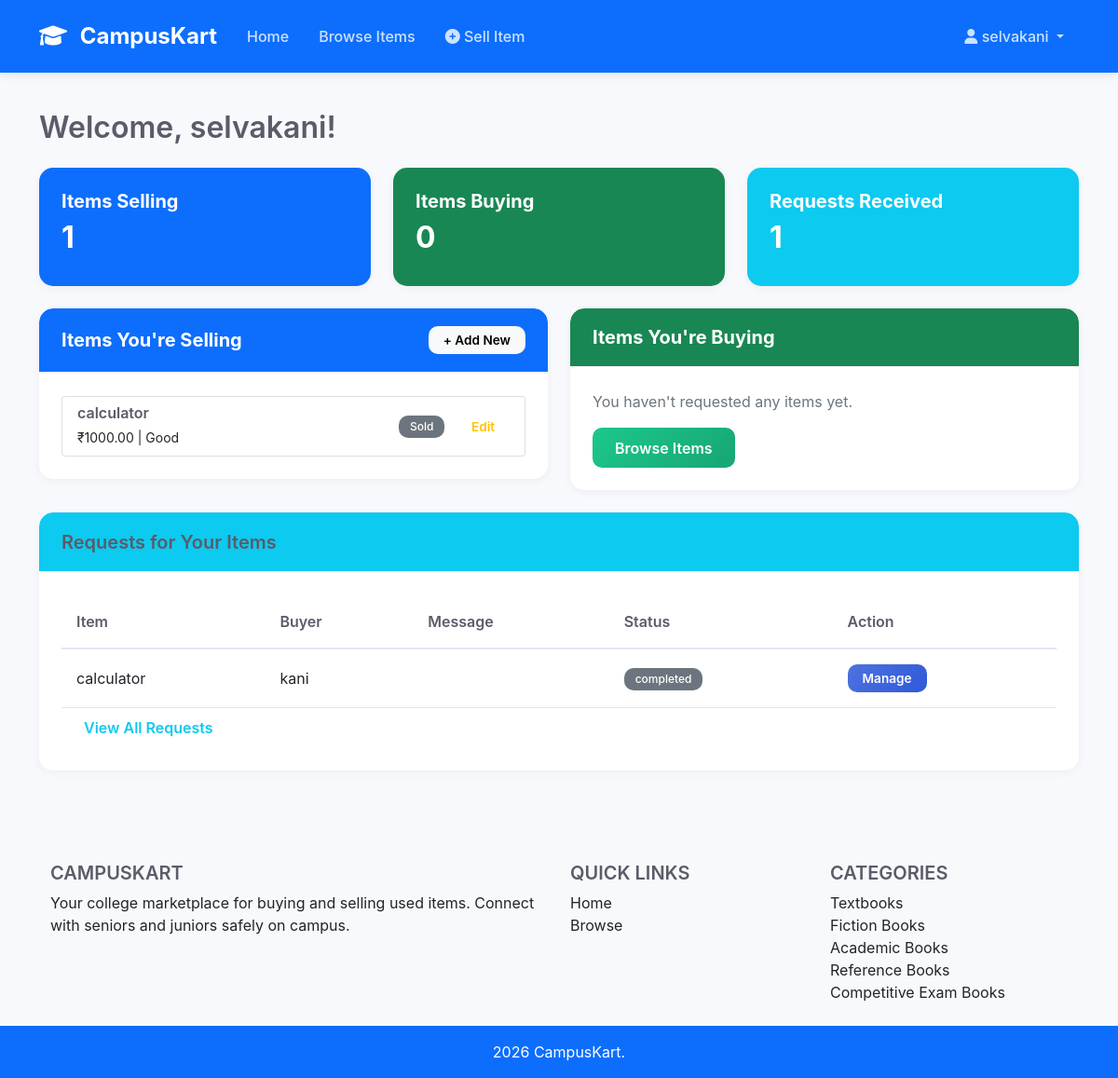
The page /dashboard/ (signed in) on the database its author committed.
### myapp/models.py (models this page shows, shortened)
class Product(models.Model):
    CONDITION_CHOICES = [
        ('like_new', 'Like New'),
        ('good', 'Good'),
        ('fair', 'Fair'),
        ('poor', 'Poor'),
    ]
    seller = models.ForeignKey(User, on_delete=models.CASCADE, related_name='products')
    category = models.ForeignKey(Category, on_delete=models.SET_NULL, null=True)
    name = models.CharField(max_length=200)
    description = models.TextField()
    price = models.DecimalField(max_digits=10, decimal_places=2)
    condition = models.CharField(max_length=20, choices=CONDITION_CHOICES)
    image = models.ImageField(upload_to='product_images/')
    is_sold = models.BooleanField(default=False)
    created_at = models.DateTimeField(auto_now_add=True)

class ProductRequest(models.Model):
    STATUS_CHOICES = [
        ('pending', 'Pending'),
        ('accepted', 'Accepted'),
        ('rejected', 'Rejected'),
        ('completed', 'Completed'),
    ]
    product = models.ForeignKey(Product, on_delete=models.CASCADE, related_name='requests')
    buyer = models.ForeignKey(User, on_delete=models.CASCADE, related_name='requests')
    message = models.TextField(blank=True)
    status = models.CharField(max_length=20, choices=STATUS_CHOICES, default='pending')
    created_at = models.DateTimeField(auto_now_add=True)
    class Meta:
        unique_together = ['product', 'buyer']

class Category(models.Model):
    name = models.CharField(max_length=100)
    slug = models.SlugField(unique=True)
    icon = models.CharField(max_length=50, blank=True)
    class Meta:
        verbose_name_plural = "Categories"

### myapp/views.py (the view)
# urls.py: path('dashboard/', views.dashboard, name='dashboard'),
@login_required
def dashboard(request):
    selling = Product.objects.filter(seller=request.user).order_by('-created_at')
    buying = ProductRequest.objects.filter(buyer=request.user).order_by('-created_at')
    received = ProductRequest.objects.filter(product__seller=request.user).order_by('-created_at')
    context = {
        'selling': selling,
        'buying': buying,
        'received': received,
        'selling_count': selling.count(),
        'buying_count': buying.count(),
        'received_count': received.count(),
        'sold_count': selling.filter(is_sold=True).count(),
    }
    return render(request, 'dashboard.html', context)

### myapp/context_processors.py (called while the page is built)
def categories_processor(request):
    return {
        'all_categories': Category.objects.all()
    }

### myapp/templates/dashboard.html (shortened to what this page needs)
{% extends 'base.html' %}
{% block content %}
<div class="container">
    <h2 class="mb-4">Welcome, {{ user.username }}!</h2>
    <div class="row mb-4">
        <div class="col-md-4">
            <div class="card bg-primary text-white">
                <div class="card-body">
                    <h5 style="color:white; font-weight:bold;">Items Selling</h5>
                    <h2 style="color:white; font-weight:bold;">{{ selling_count }}</h2>
                </div>
            </div>
        </div>
        <div class="col-md-4">
            <div class="card bg-success text-white">
                <div class="card-body">
                    <h5 style="color:white; font-weight:bold;">Items Buying</h5>
                    <h2 style="color:white; font-weight:bold;">{{ buying_count }}</h2>
                </div>
            </div>
        </div>
        <div class="col-md-4">
            <div class="card bg-info text-white">
                <div class="card-body">
                    <h5 style="color:white; font-weight:bold;">Requests Received</h5>
                    <h2 style="color:white; font-weight:bold;">{{ received_count }}</h2>
                </div>
            </div>
        </div>
    </div>
    <div class="row">
        <div class="col-md-6">
            <div class="card mb-4">
                <div class="card-header bg-primary text-white d-flex justify-content-between align-items-center">
                    <h5 style="color:white; font-weight:bold;" class="mb-0">Items You're Selling</h5>
                    <a href="{% url 'add_product' %}" class="btn btn-sm btn-light">+ Add New</a>
                </div>
                <div class="card-body">
                    {% if selling %}
                        <div class="list-group">
                            {% for product in selling|slice:":5" %}
                                <div class="list-group-item">
                                    <div class="d-flex justify-content-between align-items-center">
                                        <div>
                                            <h6 class="mb-1">{{ product.name }}</h6>
                                            <small>&#8377;{{ product.price }} | {{ product.get_condition_display }}</small>
                                        </div>
                                        <div>
                                            <span class="badge bg-{% if product.is_sold %}secondary{% else %}success{% endif %} me-2">
                                                {% if product.is_sold %}Sold{% else %}Available{% endif %}
                                            </span>
                                            <a href="{% url 'edit_product' product.id %}" class="btn btn-sm btn-outline-warning">Edit</a>
                                        </div>
                                    </div>
                                </div>
                            {% endfor %}
                        </div>
                    {% else %}
                        <p class="text-muted">You haven't listed any items for sale.</p>
                        <a href="{% url 'add_product' %}" class="btn btn-primary">Sell Your First Item</a>
                    {% endif %}
                </div>
            </div>
        </div>
        <div class="col-md-6">
            <div class="card mb-4">
                <div class="card-header bg-success text-white">
                    <h5 style="color:white; font-weight:bold;" class="mb-0">Items You're Buying</h5>
                </div>
                <div class="card-body">
                    {% if buying %}
                        <div class="list-group">
                            {% for request in buying|slice:":5" %}
                                <div class="list-group-item">
                                    <div class="d-flex justify-content-between align-items-center">
                                        <div>
                                            <h6 class="mb-1">{{ request.product.name }}</h6>
                                            <small>Seller: {{ request.product.seller.username }} | &#8377;{{ request.product.price }}</small>
                                        </div>
                                        <span class="badge bg-{% if request.status == 'pending' %}warning{% elif request.status == 'accepted' %}success{% elif request.status == 'rejected' %}danger{% else %}secondary{% endif %}">
                                            {{ request.status }}
                                        </span>
                                    </div>
                                </div>
                            {% endfor %}
                        </div>
                    {% else %}
                        <p class="text-muted">You haven't requested any items yet.</p>
                        <a href="{% url 'product_list' %}" class="btn btn-success">Browse Items</a>
                    {% endif %}
                </div>
            </div>
        </div>
    </div>
    {% if received %}
        <div class="card">
            <div class="card-header bg-info text-white">
                <h5 class="mb-0">Requests for Your Items</h5>
            </div>
            <div class="card-body">
                <div class="table-responsive">
                    <table class="table">
                        <thead>
                            <tr>
                                <th>Item</th>
                                <th>Buyer</th>
                                <th>Message</th>
                                <th>Status</th>
                                <th>Action</th>
                            </tr>
                        </thead>
                        <tbody>
                            {% for request in received|slice:":5" %}
                                <tr>
                                    <td>{{ request.product.name }}</td>
                                    <td>{{ request.buyer.username }}</td>
                                    <td>{{ request.message|truncatechars:30 }}</td>
                                    <td>
                                        <span class="badge bg-{% if request.status == 'pending' %}warning{% elif request.status == 'accepted' %}success{% else %}secondary{% endif %}">
                                            {{ request.status }}
                                        </span>
                                    </td>
                                    <td>
                                        <a href="{% url 'manage_requests' %}" class="btn btn-sm btn-primary">Manage</a>
                                    </td>
                                </tr>
                            {% endfor %}
                        </tbody>
                    </table>
                </div>
                <a href="{% url 'manage_requests' %}" class="btn btn-outline-info">View All Requests</a>
            </div>
        </div>
    {% endif %}
</div>
{% endblock %}

### myapp/templates/base.html (shortened to what this page needs)
<!DOCTYPE html>
<html lang="en">
<head>
    <link href="https://cdn.jsdelivr.net/npm/bootstrap@5.1.3/dist/css/bootstrap.min.css" rel="stylesheet">
    <link rel="stylesheet" href="https://cdnjs.cloudflare.com/ajax/libs/font-awesome/6.0.0/css/all.min.css">
    {% load static %}
    <link rel="stylesheet" href="{% static 'css/style.css' %}">
</head>
<body>
    <nav class="navbar navbar-expand-lg navbar-dark bg-primary">
        <div class="container">
            <a class="navbar-brand" href="{% url 'index' %}">
                <i class="fas fa-graduation-cap"></i> CampusKart
            </a>
            <div class="collapse navbar-collapse" id="navbarNav">
                <ul class="navbar-nav me-auto">
                    <li class="nav-item">
                        <a class="nav-link" href="{% url 'index' %}">Home</a>
                    </li>
                    <li class="nav-item">
                        <a class="nav-link" href="{% url 'product_list' %}">Browse Items</a>
                    </li>
                    {% if user.is_authenticated %}
                        <li class="nav-item">
                            <a class="nav-link" href="{% url 'add_product' %}">
                                <i class="fas fa-plus-circle"></i> Sell Item
                            </a>
                        </li>
                    {% endif %}
                </ul>
                <ul class="navbar-nav">
                    {% if user.is_authenticated %}
                        <li class="nav-item dropdown">
                            <a class="nav-link dropdown-toggle" href="#" id="navbarDropdown" role="button" data-bs-toggle="dropdown">
                                <i class="fas fa-user"></i> {{ user.username }}
                            </a>
                        </li>
                    {% endif %}
                </ul>
            </div>
        </div>
    </nav>
    <main class="py-4">
        {% block content %}{% endblock %}
    </main>
    <footer class="bg-light text-center text-lg-start mt-5">
        <div class="container p-4">
            <div class="row">
                <div class="col-lg-6 col-md-12 mb-4 mb-md-0">
                    <h5 class="text-uppercase">CampusKart</h5>
                    <p>
                        Your college marketplace for buying and selling used items.
                        Connect with seniors and juniors safely on campus.
                    </p>
                </div>
                <div class="col-lg-3 col-md-6 mb-4 mb-md-0">
                    <h5 class="text-uppercase">Quick Links</h5>
                    <ul class="list-unstyled mb-0">
                        <li><a href="{% url 'index' %}" class="text-dark">Home</a></li>
                        <li><a href="{% url 'product_list' %}" class="text-dark">Browse</a></li>
                    </ul>
                </div>
                <div class="col-lg-3 col-md-6 mb-4 mb-md-0">
                    <h5 class="text-uppercase">Categories</h5>
                    <ul class="list-unstyled mb-0">
                        {% for category in all_categories|slice:":5" %}
                            <li><a href="{% url 'product_list' %}?category={{ category.id }}" class="text-dark">{{ category.name }}</a></li>
                        {% endfor %}
                    </ul>
                </div>
            </div>
        </div>
        <div class="text-center p-3 bg-primary text-white">
            2026 CampusKart.
        </div>
    </footer>
</body>
</html>

### static/css/style.css (style rules this page uses)
:root { --primary-color: #4e73df; --primary-dark: #2e59d9; --secondary-color: #858796; --success-color: #1cc88a; --info-color: #36b9cc; --warning-color: #f6c23e; --danger-color: #e74a3b; --light-color: #f8f9fc; --dark-color: #5a5c69; }
body { font-family: 'Nunito', -apple-system, BlinkMacSystemFont, 'Segoe UI', Roboto, 'Helvetica Neue', Arial, sans-serif; background-color: #f8f9fc; min-height: 100vh; display: flex; flex-direction: column; }
main { flex: 1; }
h1, h2, h3, h4, h5, h6 { font-weight: 600; color: var(--dark-color); }
.navbar { box-shadow: 0 2px 10px rgba(0,0,0,.1); padding: 1rem 0; }
.navbar-brand { font-weight: 700; font-size: 1.5rem; }
.navbar-brand i { margin-right: 8px; }
.navbar-dark .navbar-nav .nav-link { color: rgba(255,255,255,.8); font-weight: 500; padding: 0.5rem 1rem !important; transition: all 0.3s; }
.card { border: none; border-radius: 15px; box-shadow: 0 2px 10px rgba(0,0,0,.05); transition: all 0.3s ease; overflow: hidden; }
.card-header { background: white; border-bottom: 2px solid var(--light-color); font-weight: 600; padding: 1.2rem 1.5rem; }
.card-header:first-child { border-radius: 15px 15px 0 0; }
.card-body { padding: 1.5rem; }
.btn { font-weight: 600; padding: 0.6rem 1.5rem; border-radius: 10px; transition: all 0.3s; border: none; }
.btn-primary { background: linear-gradient(135deg, var(--primary-color), var(--primary-dark)); color: white; }
.btn-success { background: linear-gradient(135deg, var(--success-color), #17a673); }
.btn-sm { padding: 0.3rem 1rem; font-size: 0.85rem; }
.badge { padding: 0.5em 1em; font-weight: 500; border-radius: 10px; }
.table { margin-bottom: 0; }
.table thead th { border-top: none; border-bottom: 2px solid #e3e6f0; font-weight: 600; color: var(--dark-color); padding: 1rem; }
.table td { padding: 1rem; vertical-align: middle; border-bottom: 1px solid #e3e6f0; }
footer { background: white; border-top: 2px solid var(--light-color); margin-top: auto; }
footer a { text-decoration: none; transition: all 0.3s; }
.fade-in { animation: fadeIn 0.5s; }

### rows shown on the page
Product: name "calculator", price "1000.00", condition "Good", is_sold "Sold"
ProductRequest: product.name "calculator", buyer.username "kani", status "completed"
Category: name "Textbooks"
Category: name "Fiction Books"
Category: name "Academic Books"
Category: name "Reference Books"
Category: name "Competitive Exam Books"

### other values the page prints
{{ user.username }} "selvakani"
{{ selling_count }} "1"
{{ buying_count }} "0"
{{ received_count }} "1"
